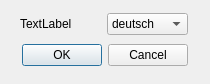
<?xml version="1.0" encoding="UTF-8"?>
<ui version="4.0">
 <class>Einstellung</class>
 <widget class="QDialog" name="Einstellung">
  <property name="geometry">
   <rect>
    <x>0</x>
    <y>0</y>
    <width>210</width>
    <height>84</height>
   </rect>
  </property>
  <property name="windowTitle">
   <string>Sprache</string>
  </property>
  <widget class="QWidget" name="">
   <property name="geometry">
    <rect>
     <x>20</x>
     <y>10</y>
     <width>168</width>
     <height>60</height>
    </rect>
   </property>
   <layout class="QVBoxLayout" name="verticalLayout">
    <item>
     <layout class="QHBoxLayout" name="horizontalLayout">
      <item>
       <widget class="QLabel" name="label">
        <property name="text">
         <string>TextLabel</string>
        </property>
       </widget>
      </item>
      <item>
       <widget class="QComboBox" name="comboBox">
        <item>
         <property name="text">
          <string>deutsch</string>
         </property>
        </item>
        <item>
         <property name="text">
          <string>english</string>
         </property>
        </item>
        <item>
         <property name="text">
          <string>français</string>
         </property>
        </item>
       </widget>
      </item>
     </layout>
    </item>
    <item>
     <widget class="QDialogButtonBox" name="buttonBox">
      <property name="orientation">
       <enum>Qt::Horizontal</enum>
      </property>
      <property name="standardButtons">
       <set>QDialogButtonBox::Cancel|QDialogButtonBox::Ok</set>
      </property>
     </widget>
    </item>
   </layout>
  </widget>
 </widget>
 <resources/>
 <connections>
  <connection>
   <sender>buttonBox</sender>
   <signal>accepted()</signal>
   <receiver>Einstellung</receiver>
   <slot>accept()</slot>
   <hints>
    <hint type="sourcelabel">
     <x>248</x>
     <y>254</y>
    </hint>
    <hint type="destinationlabel">
     <x>157</x>
     <y>274</y>
    </hint>
   </hints>
  </connection>
  <connection>
   <sender>buttonBox</sender>
   <signal>rejected()</signal>
   <receiver>Einstellung</receiver>
   <slot>reject()</slot>
   <hints>
    <hint type="sourcelabel">
     <x>316</x>
     <y>260</y>
    </hint>
    <hint type="destinationlabel">
     <x>286</x>
     <y>274</y>
    </hint>
   </hints>
  </connection>
 </connections>
</ui>
